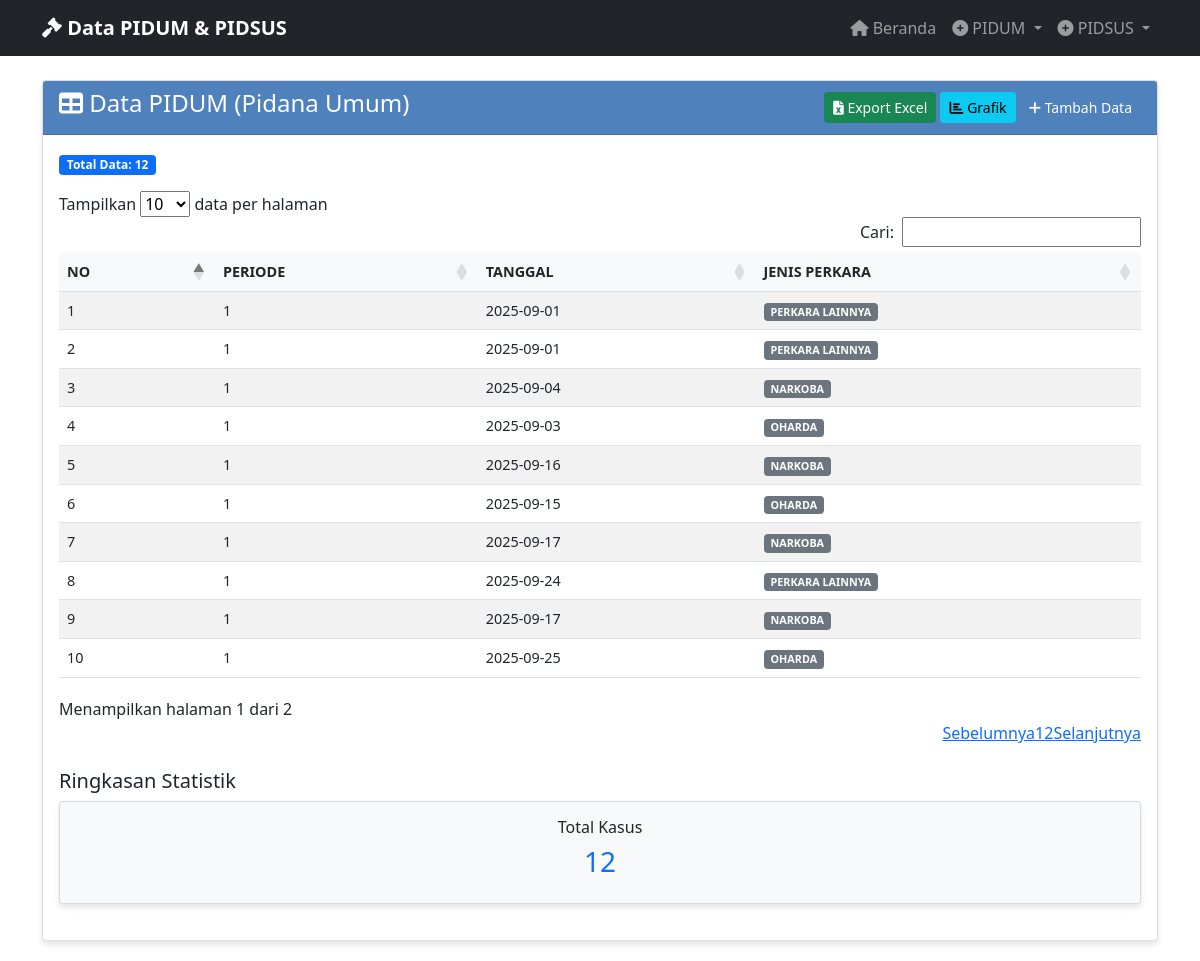
Screenshot of /view_pidum with the database file from the repository.
### tables this page shows
CREATE TABLE "pidum_data" (
                id INTEGER PRIMARY KEY AUTOINCREMENT,
                no TEXT NOT NULL,
                periode TEXT NOT NULL,
                tanggal TEXT NOT NULL,
                jenis_perkara TEXT NOT NULL,
                tahapan_penanganan TEXT NOT NULL,
                keterangan TEXT NOT NULL,
                created_at TIMESTAMP DEFAULT CURRENT_TIMESTAMP
            );

### app_with_db.py (the view)
@app.route('/view_pidum')
def view_pidum():
    data = get_pidum_data_for_export()
    return render_template('view_pidum.html', data=data)

### database.py (called while the page is built)
@contextmanager
def get_db_connection():
    conn = sqlite3.connect(DATABASE_PATH)
    conn.row_factory = sqlite3.Row
    try:
        yield conn
    finally:
        conn.close()

def get_all_pidum_data():
    with get_db_connection() as conn:
        cursor = conn.cursor()
        cursor.execute('SELECT * FROM pidum_data ORDER BY created_at DESC')
        rows = cursor.fetchall()
        return [dict(row) for row in rows]

def get_pidum_data_for_export():
    data = get_all_pidum_data()
    export_data = []
    for row in data:
        export_data.append({
            'NO': row['no'],
            'PERIODE': row['periode'],
            'TANGGAL': row['tanggal'],
            'JENIS PERKARA': row['jenis_perkara'],
            'TAHAPAN PENANGANAN': row['tahapan_penanganan'],
            'KETERANGAN': row['keterangan']
        })
    return export_data

### templates/view_pidum.html (shortened to what this page needs)
{% extends "base.html" %}
{% block content %}
<div class="row">
    <div class="col-md-12">
        <div class="card">
            <div class="card-header d-flex justify-content-between align-items-center">
                <h4><i class="fas fa-table"></i> Data PIDUM (Pidana Umum)</h4>
                <div>
                    <a href="{{ url_for('export_pidum_excel') }}" class="btn btn-success btn-sm">
                        <i class="fas fa-file-excel"></i> Export Excel
                    </a>
                    <a href="{{ url_for('pidum_charts') }}" class="btn btn-info btn-sm">
                        <i class="fas fa-chart-bar"></i> Grafik
                    </a>
                    <a href="{{ url_for('input_pidum') }}" class="btn btn-primary btn-sm">
                        <i class="fas fa-plus"></i> Tambah Data
                    </a>
                </div>
            </div>
            <div class="card-body">
                {% if data %}
                    <div class="mb-3">
                        <span class="badge bg-primary">Total Data: {{ data|length }}</span>
                    </div>
                    <div class="table-responsive">
                        <table class="table table-striped table-hover" id="pidumTable">
                            <thead>
                                <tr>
                                    <th>NO</th>
                                    <th>PERIODE</th>
                                    <th>TANGGAL</th>
                                    <th>JENIS PERKARA</th>
                                </tr>
                            </thead>
                            <tbody>
                                {% for item in data %}
                                <tr>
                                    <td>{{ item.NO }}</td>
                                    <td>{{ item.PERIODE }}</td>
                                    <td>{{ item.TANGGAL }}</td>
                                    <td>
                                        <span class="badge bg-secondary">{{ item['JENIS PERKARA'] }}</span>
                                    </td>
                                </tr>
                                {% endfor %}
                            </tbody>
                        </table>
                    </div>
                    <div class="row mt-4">
                        <div class="col-md-12">
                            <h5>Ringkasan Statistik</h5>
                            <div class="row">
                                <div class="col-md-12">
                                    <div class="card bg-light">
                                        <div class="card-body text-center">
                                            <h6>Total Kasus</h6>
                                            <h3 class="text-primary">{{ data|length }}</h3>
                                        </div>
                                    </div>
                                </div>
                            </div>
                        </div>
                    </div>
                {% endif %}
            </div>
        </div>
    </div>
</div>
{% block scripts %}
<link href="https://cdn.datatables.net/1.11.5/css/dataTables.bootstrap5.min.css" rel="stylesheet">
{% endblock %}
{% endblock %}

### templates/base.html (style rules this page uses)
.card { box-shadow: 0 4px 6px rgba(0, 0, 0, 0.1); margin-bottom: 20px; }
.card-header { background-color: #4F81BD; color: white; font-weight: bold; }
.btn-primary { background-color: #4F81BD; border-color: #4F81BD; }
.table { font-size: 0.9rem; }
.table th { background-color: #f8f9fa; font-weight: bold; }

### rows the page displays
pidum_data: NO "1", PERIODE "1", TANGGAL "2025-09-01", jenis_perkara "PERKARA LAINNYA"
pidum_data: NO "2", PERIODE "1", TANGGAL "2025-09-01", jenis_perkara "PERKARA LAINNYA"
pidum_data: NO "3", PERIODE "1", TANGGAL "2025-09-04", jenis_perkara "NARKOBA"
pidum_data: NO "4", PERIODE "1", TANGGAL "2025-09-03", jenis_perkara "OHARDA"
pidum_data: NO "5", PERIODE "1", TANGGAL "2025-09-16", jenis_perkara "NARKOBA"
pidum_data: NO "6", PERIODE "1", TANGGAL "2025-09-15", jenis_perkara "OHARDA"
pidum_data: NO "7", PERIODE "1", TANGGAL "2025-09-17", jenis_perkara "NARKOBA"
pidum_data: NO "8", PERIODE "1", TANGGAL "2025-09-24", jenis_perkara "PERKARA LAINNYA"
pidum_data: NO "9", PERIODE "1", TANGGAL "2025-09-17", jenis_perkara "NARKOBA"
pidum_data: NO "10", PERIODE "1", TANGGAL "2025-09-25", jenis_perkara "OHARDA"

### other values shown
{{ data|length }} "12"
